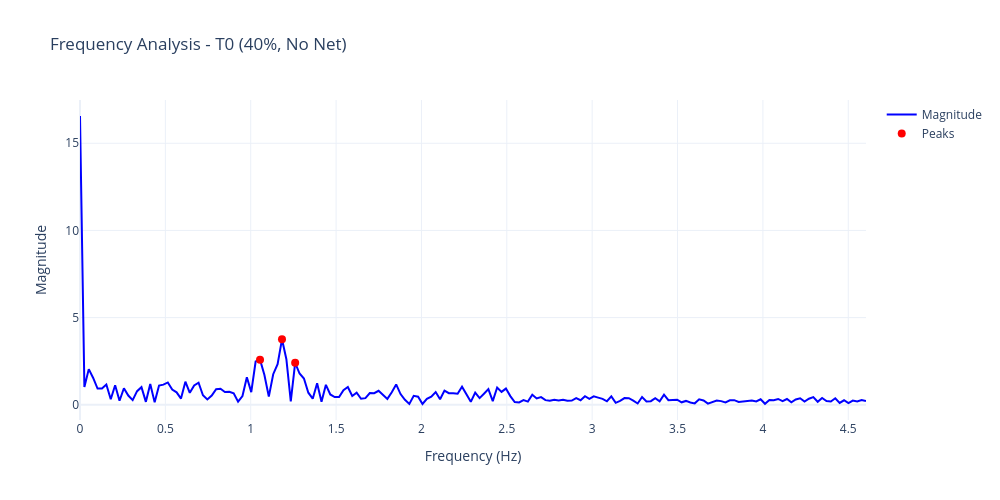
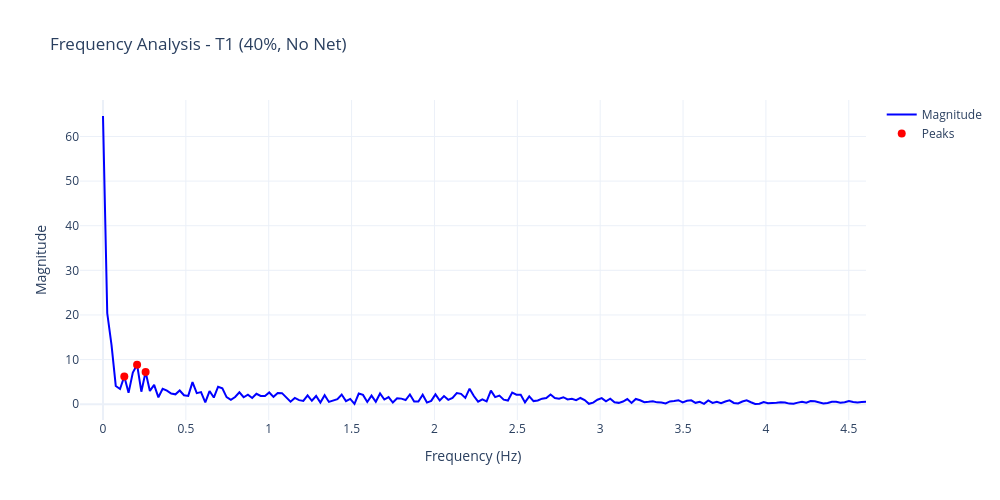
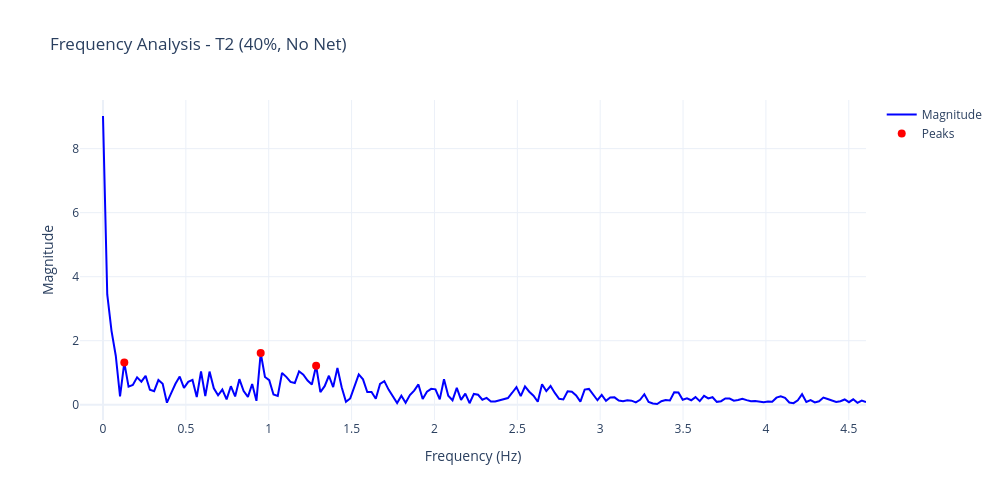
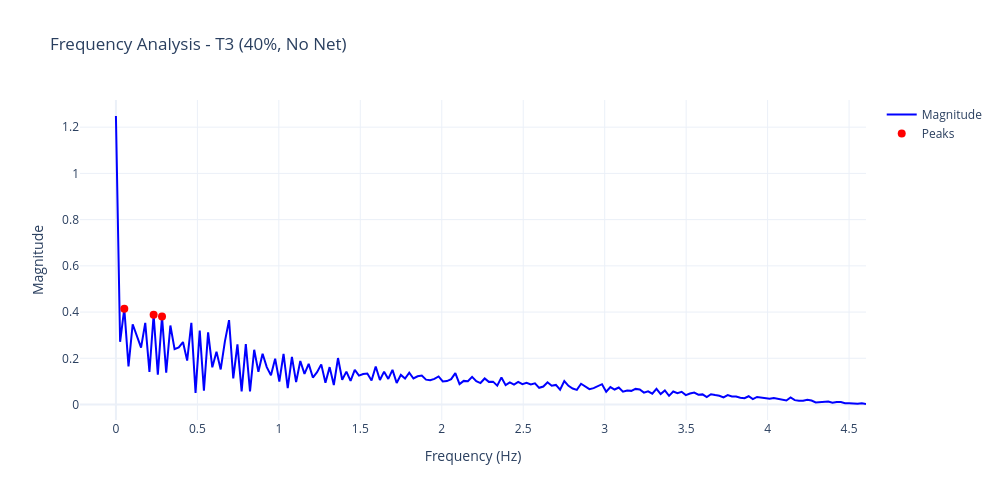

Here is the notebook cell these charts were saved with, in order:
### Markdown cell above
Find Vortex Shedding Frequency and Analyze

### Code cell
# Fourier Transform Analysis
from scipy.signal import find_peaks

def analyze_frequency_spectrum(df, column, title="Frequency Analysis"):
    """Perform FFT analysis on a tether column to find dominant frequencies."""
    import plotly.graph_objects as go
    
    # Get data and time sampling
    data = df[column].values
    time = df['time'].values
    N = len(data)
    
    # Time sampling interval
    dt = np.mean(np.diff(time))
    fs = 1 / dt  # Sampling frequency
    
    # Perform FFT
    fft_vals = fft(data)
    mag = np.abs(fft_vals[:N//2]) * 2/N  # Magnitude spectrum
    freq = np.fft.fftfreq(N, dt)[:N//2]  # Frequency axis
    phase = np.angle(fft_vals[:N//2])  # Phase spectrum
    
    # Find peaks in magnitude spectrum (exclude DC component)
    peaks, properties = find_peaks(mag[1:], height=np.max(mag)*0.05)
    peaks = peaks + 1  # Adjust for DC component
    
    # Sort by magnitude and get top frequencies
    top_peaks = peaks[np.argsort(properties['peak_heights'])[-3:]]
    top_freqs = freq[top_peaks]
    top_mags = mag[top_peaks]
    
    # Create figure
    fig = go.Figure()
    
    # Add magnitude spectrum
    fig.add_trace(go.Scatter(
        x=freq,
        y=mag,
        mode='lines',
        name='Magnitude',
        line=dict(color='blue')
    ))
    
    # Mark peaks
    fig.add_trace(go.Scatter(
        x=freq[top_peaks],
        y=mag[top_peaks],
        mode='markers',
        name='Peaks',
        marker=dict(size=8, color='red')
    ))
    
    fig.update_layout(
        title=f'{title} - {column} ({duty_cycle}%, {net_or_not.replace("_", " ").title()})',
        xaxis_title='Frequency (Hz)',
        yaxis_title='Magnitude',
        template='plotly_white',
        hovermode='closest',
        height=500,
        width=1000
    )
    fig.show()
    
    return {
        'frequencies': freq,
        'magnitude': mag,
        'phase': phase,
        'fs': fs,
        'dt': dt,
        'top_frequencies': top_freqs,
        'top_magnitudes': top_mags
    }

# Run FFT analysis on all tethers
fft_results = {}
for col in ['T0', 'T1', 'T2', 'T3']:
    fft_results[col] = analyze_frequency_spectrum(df, col)
    print(f"\n{col} - Top Frequencies: {fft_results[col]['top_frequencies'][:3]} Hz")
    print(f"Magnitudes: {fft_results[col]['top_magnitudes'][:3]}")

### Figure 1 — Plotly figure (JSON) as saved in the notebook; plotly's stock layout.template omitted (floating-point values rounded to 4 significant figures; data arrays with more than 128 entries replaced by an {"elided": "..."} marker saying what was removed)
{"data": [{"line": {"color": "blue"}, "mode": "lines", "name": "Magnitude", "type": "scatter", "x": {"elided": "180 float values"}, "y": {"elided": "180 float values"}}, {"marker": {"color": "red", "size": 8}, "mode": "markers", "name": "Peaks", "type": "scatter", "x": [1.26, 1.055, 1.183], "y": [2.407, 2.588, 3.753]}], "layout": {"height": 500, "hovermode": "closest", "title": {"text": "Frequency Analysis - T0 (40%, No Net)"}, "width": 1000, "xaxis": {"title": {"text": "Frequency (Hz)"}}, "yaxis": {"title": {"text": "Magnitude"}}}}

### Figure 2 — Plotly figure (JSON) as saved in the notebook; plotly's stock layout.template omitted (floating-point values rounded to 4 significant figures; data arrays with more than 128 entries replaced by an {"elided": "..."} marker saying what was removed)
{"data": [{"line": {"color": "blue"}, "mode": "lines", "name": "Magnitude", "type": "scatter", "x": {"elided": "180 float values"}, "y": {"elided": "180 float values"}}, {"marker": {"color": "red", "size": 8}, "mode": "markers", "name": "Peaks", "type": "scatter", "x": [0.1286, 0.2572, 0.2058], "y": [6.224, 7.234, 8.849]}], "layout": {"height": 500, "hovermode": "closest", "title": {"text": "Frequency Analysis - T1 (40%, No Net)"}, "width": 1000, "xaxis": {"title": {"text": "Frequency (Hz)"}}, "yaxis": {"title": {"text": "Magnitude"}}}}

### Figure 3 — Plotly figure (JSON) as saved in the notebook; plotly's stock layout.template omitted (floating-point values rounded to 4 significant figures; data arrays with more than 128 entries replaced by an {"elided": "..."} marker saying what was removed)
{"data": [{"line": {"color": "blue"}, "mode": "lines", "name": "Magnitude", "type": "scatter", "x": {"elided": "180 float values"}, "y": {"elided": "180 float values"}}, {"marker": {"color": "red", "size": 8}, "mode": "markers", "name": "Peaks", "type": "scatter", "x": [1.286, 0.1286, 0.9516], "y": [1.215, 1.316, 1.617]}], "layout": {"height": 500, "hovermode": "closest", "title": {"text": "Frequency Analysis - T2 (40%, No Net)"}, "width": 1000, "xaxis": {"title": {"text": "Frequency (Hz)"}}, "yaxis": {"title": {"text": "Magnitude"}}}}

### Figure 4 — Plotly figure (JSON) as saved in the notebook; plotly's stock layout.template omitted (floating-point values rounded to 4 significant figures; data arrays with more than 128 entries replaced by an {"elided": "..."} marker saying what was removed)
{"data": [{"line": {"color": "blue"}, "mode": "lines", "name": "Magnitude", "type": "scatter", "x": {"elided": "180 float values"}, "y": {"elided": "180 float values"}}, {"marker": {"color": "red", "size": 8}, "mode": "markers", "name": "Peaks", "type": "scatter", "x": [0.2829, 0.2315, 0.05144], "y": [0.3806, 0.3886, 0.4149]}], "layout": {"height": 500, "hovermode": "closest", "title": {"text": "Frequency Analysis - T3 (40%, No Net)"}, "width": 1000, "xaxis": {"title": {"text": "Frequency (Hz)"}}, "yaxis": {"title": {"text": "Magnitude"}}}}
